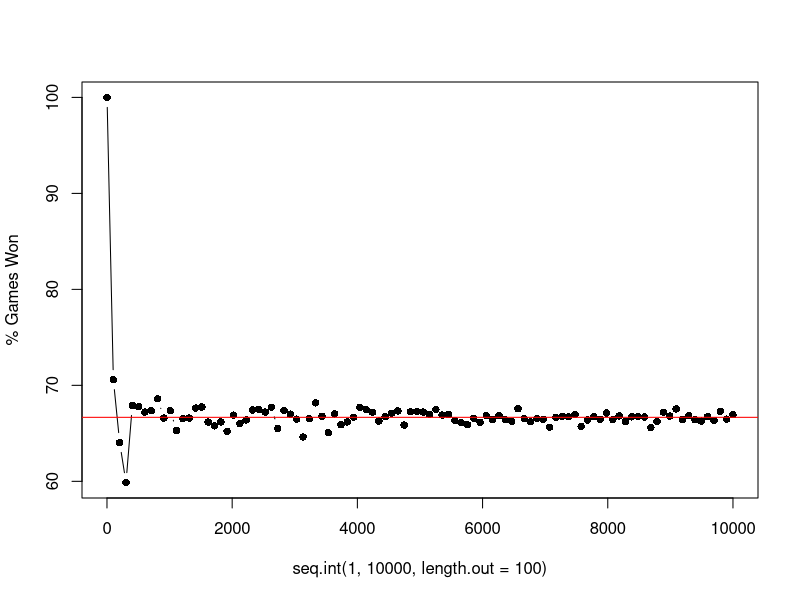

This figure's R source:
Monty_Hall <- function(change_mind = TRUE, N = 3){
  
  # set up doors --------------------------
  doors <- rep(0,N)
  
  avaliable_doors <- 1:N
  
  # put the car in a door -----------------
  car_door <- sample(avaliable_doors, 1)
  doors[car_door] <- 1 
  
  # player choice -------------------------
  choice <- sample(avaliable_doors, 1)
  
  # remove doors without the car ----------
  if (choice != car_door){
    avaliable_doors <- avaliable_doors[-avaliable_doors[-c(choice, car_door)]]
  }else if (choice == car_door) {
    avaliable_doors <- c(avaliable_doors[choice], sample(avaliable_doors[-choice],1))
  }
  
  # player's second chance ----------------
  if (change_mind == TRUE) choice  <- avaliable_doors[avaliable_doors != choice]
  
  # check if player won -------------------
  if (doors[choice] == 1) return("Win!")
  
}

Monte_Carlo <- function(games = 1000, ...){
  
  result <- c()
  
  for(i in 1:games) result <- c(result, Monty_Hall(...))
  
  return(100*length(result)/games)
}

# Convergance

convergance <- c()
for(j in seq.int(1,10000,length.out = 100)) convergance <- c(convergance, Monte_Carlo(games = j))
plot(seq.int(1,10000,length.out = 100),convergance, type = 'b', pch = 16, ylab = "% Games Won"); abline(h = 100*2/3, col = 'red')

# Original Three Door Game

Monte_Carlo(games = 1000, change_mind = TRUE)
Monte_Carlo(games = 1000, change_mind = FALSE)

# A Hundred Door Game

Monte_Carlo(games = 1000, change_mind = TRUE, N = 100)
Monte_Carlo(games = 1000, change_mind = FALSE, N = 100)

